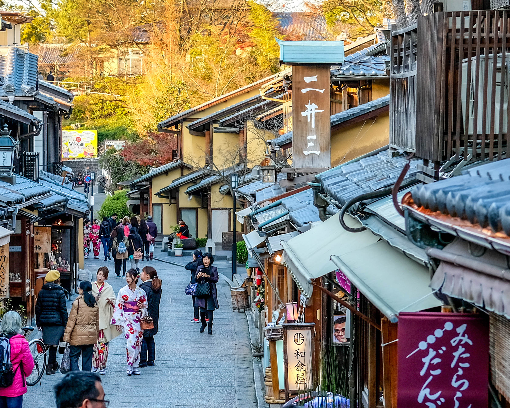
#> input picture CCF2023/dataset/test/0001.png, 510 x 408 px, found by its file name; its folder holds 2 pictures in this run
$ python image2numpy.py
#> lines starting #> are read from the running program, lines starting #| are printed output that depends on the picture
import cv2
import numpy as np
import os
from tqdm import tqdm

import pickle

# 图片路径
imgpath = "../test"
imgfiles = os.listdir(imgpath)
def preprocess(img):
    img = cv2.resize(img, [224,224],interpolation=cv2.INTER_LINEAR).astype(np.uint8)
    img_data = np.array(img)
    img_data = np.transpose(img_data, (2, 0, 1))
    img_data = np.expand_dims(img_data, 0)
    # mean_vec = np.array([123.675,116.28,103.53]).astype('float32')
    # stddev_vec = np.array([0.0171,0.0175,0.0174]).astype('float32')
    mean_vec = np.array([127.5,127.5,127.5]).astype('float32')
    stddev_vec = np.array([0.00784313725490196,0.00784313725490196,0.00784313725490196]).astype('float32')
    norm_img_data = np.zeros(img_data.shape).astype('float32')
    for i in range(img_data.shape[1]):
        norm_img_data[:, i, :, :] = (
            img_data[:, i, :, :] - mean_vec[i]) * stddev_vec[i]
    return norm_img_data

# [5 lines of commented-out code are left out]

with open("name.dat","wb")as f1:
    with open("data.dat","wb")as f2:
        for file in tqdm(imgfiles):
            input_path = imgpath + "/" + file
            origin_img = cv2.imread(input_path)
#> origin_img is the input picture: shape (408, 510, 3); mean B, G, R 110.9, 119.7, 123.8
            #img = np.array(origin_img, dtype=np.float32)
            input_name = 'test/' + file
        #dic[input_name] = img
        #import pdb;pdb.set_trace()
        #names.append(input_name)
            pickle.dump(input_name, f1)
            img = preprocess(origin_img)
#> in preprocess, `img = cv2.resize(img, [224,224],interpolation=cv2.INTER_LINEAR).astype..`:
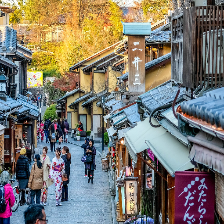
#> img: shape (224, 224, 3); mean of channels 0, 1, 2 110.9, 119.6, 123.7; drawn as B, G, R
            img = np.array(img, dtype=np.float32)
            pickle.dump(img, f2)
#> pass 2 of the loop `for file in tqdm(imgfiles):`:
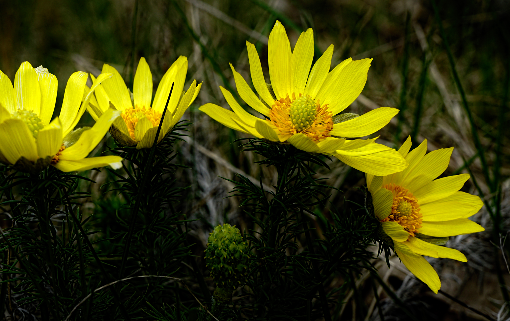
#> input picture CCF2023/dataset/test/0002.png, 510 x 321 px, found by its file name
#> origin_img is the input picture: shape (321, 510, 3); mean B, G, R 8.1, 63.2, 63
#> in preprocess (call 2), `img = cv2.resize(img, [224,224],interpolation=cv2.INTER_LINEAR).astype..`:
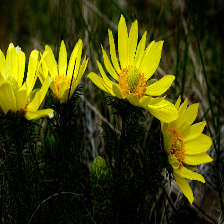
#> img: shape (224, 224, 3); mean of channels 0, 1, 2 7.9, 63, 62.9; drawn as B, G, R
        # [11 lines of commented-out code are left out]
